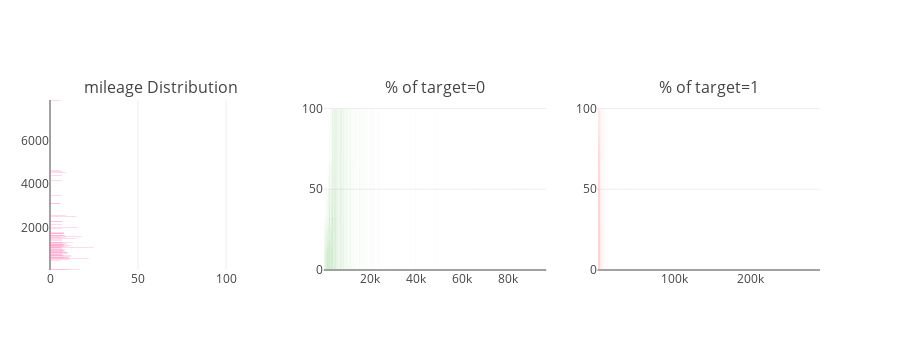

Write notebook code for a chart like this one.
### Code cell
catAndTrgt(merge_df, "mileage")

### Figure 1 — Plotly figure (JSON) as saved in the notebook; plotly's stock layout.template omitted (floating-point values rounded to 4 significant figures; data arrays with more than 128 entries replaced by an {"elided": "..."} marker saying what was removed)
{"data": [{"marker": {"color": "#f975ae"}, "orientation": "h", "type": "bar", "uid": "149406be-8b5e-11e8-8a86-6c40089fb510", "x": [6, 6, 6, 6, 6, 6, 6, 6, 6, 7, 7, 7, 7, 7, 7, 7, 7, 7, 7, 7, 7, 7, 7, 7, 7, 7, 7, 7, 7, 7, 7, 7, 7, 7, 7, 7, 7, 7, 7, 7, 8, 8, 8, 8, 8, 8, 8, 8, 8, 8, 8, 8, 8, 8, 8, 8, 8, 9, 9, 9, 9, 9, 9, 9, 9, 9, 9, 9, 9, 9, 9, 9, 10, 10, 10, 10, 10, 10, 10, 10, 11, 11, 11, 11, 11, 12, 12, 12, 12, 13, 14, 15, 15, 16, 17, 18, 19, 22, 25, 120], "xaxis": "x", "y": [3030, 1140, 520, 4620, 1580, 3120, 7830, 3130, 3190, 3920, 720, 4600, 4150, 4400, 2320, 3100, 1200, 760, 1340, 1350, 1360, 1420, 1060, 1500, 1610, 1020, 1240, 1760, 1680, 930, 2310, 780, 1110, 810, 2180, 1990, 3490, 2600, 910, 1230, 1650, 1770, 1800, 2440, 1290, 1280, 1700, 1750, 1260, 1530, 770, 880, 980, 990, 1220, 660, 1150, 1210, 790, 2560, 940, 2770, 1010, 1670, 1560, 1380, 1630, 630, 620, 1300, 4550, 1320, 110, 830, 890, 900, 680, 1250, 1180, 1050, 650, 590, 1870, 610, 3600, 740, 700, 1190, 2860, 1330, 640, 1550, 2550, 2050, 100, 1600, 560, 600, 1100, 550], "yaxis": "y"}, {"marker": {"color": "#96D38C"}, "name": "Target : 0", "type": "bar", "uid": "14955d34-8b5e-11e8-8440-6c40089fb510", "x": {"elided": "445 int values"}, "xaxis": "x2", "y": {"elided": "445 float values"}, "yaxis": "y2"}, {"marker": {"color": "#FEBFB3"}, "name": "Target : 1", "type": "bar", "uid": "1496d88a-8b5e-11e8-abc6-6c40089fb510", "x": {"elided": "516 int values"}, "xaxis": "x3", "y": {"elided": "516 float values"}, "yaxis": "y3"}], "layout": {"annotations": [{"font": {"size": 16}, "showarrow": false, "text": "mileage Distribution", "x": 0.1444, "xanchor": "center", "xref": "paper", "y": 1, "yanchor": "bottom", "yref": "paper"}, {"font": {"size": 16}, "showarrow": false, "text": "% of target=0", "x": 0.5, "xanchor": "center", "xref": "paper", "y": 1, "yanchor": "bottom", "yref": "paper"}, {"font": {"size": 16}, "showarrow": false, "text": "% of target=1", "x": 0.8556, "xanchor": "center", "xref": "paper", "y": 1, "yanchor": "bottom", "yref": "paper"}], "height": 350, "margin": {"l": 50}, "showlegend": false, "xaxis": {"anchor": "y", "domain": [0, 0.2889]}, "xaxis2": {"anchor": "y2", "domain": [0.3556, 0.6444]}, "xaxis3": {"anchor": "y3", "domain": [0.7111, 1]}, "yaxis": {"anchor": "x", "domain": [0, 1]}, "yaxis2": {"anchor": "x2", "domain": [0, 1]}, "yaxis3": {"anchor": "x3", "domain": [0, 1]}}}
